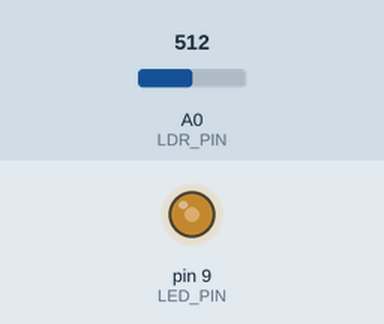
The sketch below on a simulated Arduino Uno, built with avr-gcc and run on an emulated ATmega328P. On the bench: output pins drawn as LEDs (lit = HIGH). The test bench sets the inputs (shaded band); at power-on: A0 (LDR_PIN) = 512.

Above: at 1.2 s.
1.3 s: A0 (LDR_PIN) set to 716
At 2.5 s:
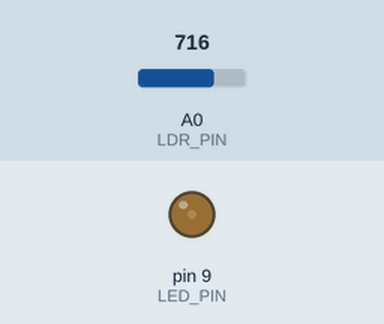
2.8 s: A0 (LDR_PIN) set to 900
At 4.0 s:
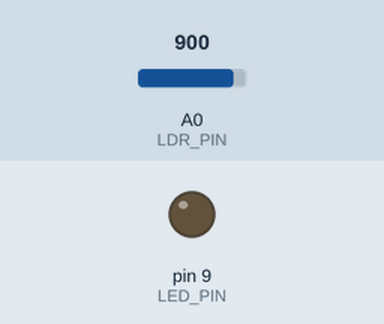
4.3 s: A0 (LDR_PIN) set to 817
5.8 s: A0 (LDR_PIN) set to 783
At 7.0 s:
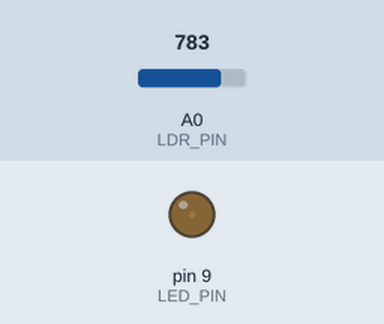
7.3 s: A0 (LDR_PIN) set to 306
At 8.5 s:
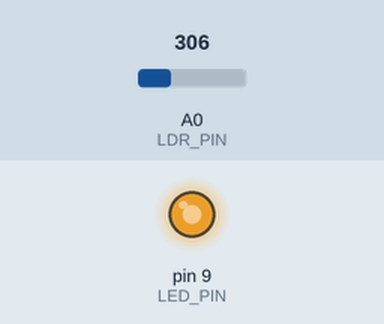
8.8 s: A0 (LDR_PIN) set to 511
At 9.5 s:
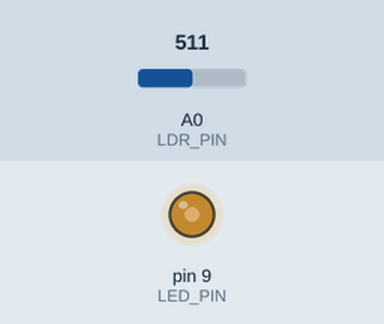
Timing chart, 0 to 11.3 s (numbered marks = the images above; inputs shaded):
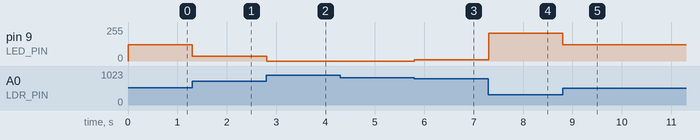

The sketch:

04_night_light_dimmer.ino
```cpp
/*
  04 - Dimmable Night Light
  Instead of just on/off, the LED gets brighter the darker the room is.

  Wiring (see schematic_3_dimmable_night_light.png in this folder):
    5V -> photoresistor -> pin A0
    Pin A0 -> 10k ohm resistor -> GND
    Pin 9 -> 220 ohm resistor -> LED long leg (+), LED short leg (-) -> GND

  New ideas:
    - PWM: analogWrite(pin, 0-255) rapidly switches a pin on and off to
      fake an in-between voltage. Only pins marked with ~ can do this
      (3, 5, 6, 9, 10, 11 on an Uno). Pin 13 can NOT, which is why we
      moved the LED to pin 9.
    - map() converts a number from one range to another.
    - constrain() keeps a number inside a range.
*/

const int LDR_PIN = A0;
const int LED_PIN = 9;

const int DARK_VALUE = 200;     // reading in a dark room (use sketch 01 to find yours)
const int BRIGHT_VALUE = 800;   // reading in a bright room

void setup() {
  pinMode(LED_PIN, OUTPUT);
}

void loop() {
  int light = analogRead(LDR_PIN);

  // Dark reading -> 255 (full brightness), bright reading -> 0 (off)
  int brightness = map(light, DARK_VALUE, BRIGHT_VALUE, 255, 0);
  brightness = constrain(brightness, 0, 255);

  analogWrite(LED_PIN, brightness);
  delay(10);
}
```

Measured:
- after the input at 1.3 s, pin 9 (LED_PIN): 123/255 → 36/255 at once
- after the input at 2.8 s, pin 9 (LED_PIN): 36/255 → 0/255 at once
- after the input at 4.3 s, every drawn part: stays the same
- after the input at 5.8 s, pin 9 (LED_PIN): 0/255 → 8/255 at once
- after the input at 7.3 s, pin 9 (LED_PIN): 8/255 → 210/255 at once
- after the input at 8.8 s, pin 9 (LED_PIN): 210/255 → 123/255 at once
